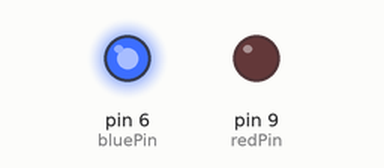
This sketch was run on a simulated Arduino Uno, built with avr-gcc and run on an emulated ATmega328P. On the bench: output pins drawn as LEDs (lit = HIGH).

Above: at 0.2 s.
At 5.2 s:
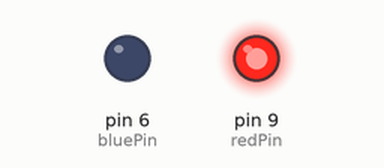
At 9.7 s:
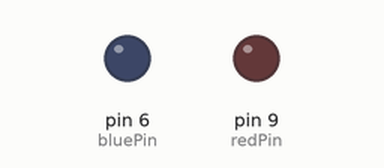
Timing chart, 0 to 10.4 s (numbered marks = the images above):
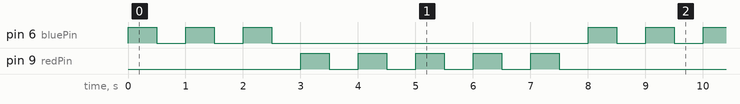

Measured:
- by itself, pin 6 (bluePin): repeats every 8.0 s: 2 × (LOW 0.50 s, HIGH 0.50 s), LOW 5.5 s, HIGH 0.50 s
- by itself, pin 9 (redPin): repeats every 8.0 s: 4 × (LOW 0.50 s, HIGH 0.50 s), LOW 3.5 s, HIGH 0.50 s
- by itself, everything shown: repeats every 8.0 s, in 16 steps

The sketch:

forloop.ino.ino
```cpp
int redPin = 9;
int bluePin = 6;

int waitTime = 500;

void setup() {
  // put your setup code here, to run once:

   pinMode(redPin, OUTPUT);
   pinMode(bluePin, OUTPUT);

}

void loop() {
  // put your main code here, to run repeatedly:

   for(int i = 0 ; i < 3 ; i++){
    digitalWrite(bluePin, HIGH);
    delay(waitTime);

    digitalWrite(bluePin, LOW);
    delay(waitTime);
   }

   for(int i = 0 ; i < 5 ; i++){
    digitalWrite(redPin, HIGH);
    delay(waitTime);

    digitalWrite(redPin, LOW);
    delay(waitTime);
   }

}
```
